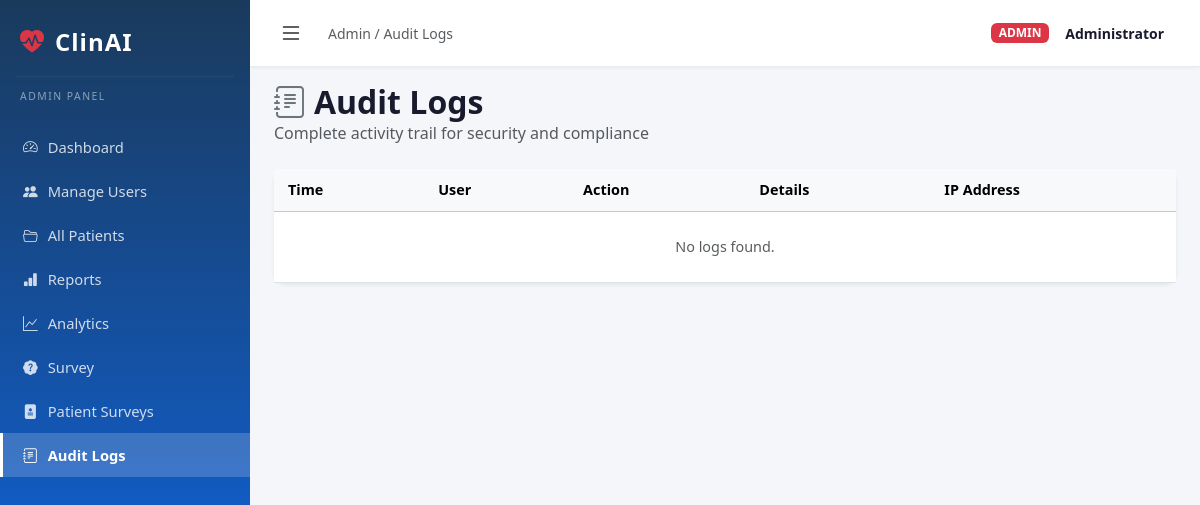
Before: /admin/audit (signed in) with the older database file.
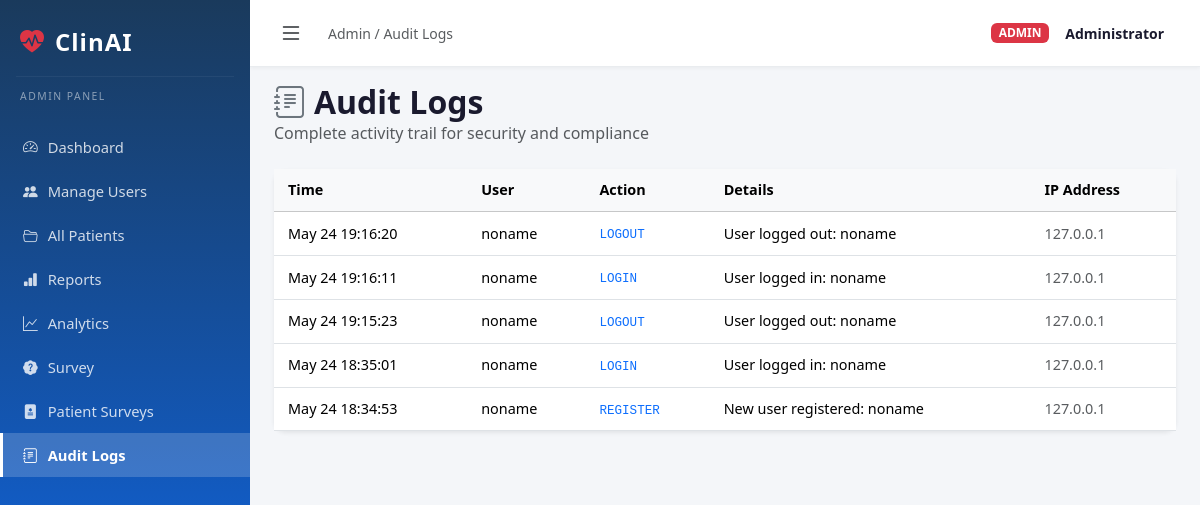
After: the same page with the newer database file.
### database/models.py (models this page shows, shortened)
class AuditLog(db.Model):
    __tablename__ = 'audit_logs'
    id = db.Column(db.Integer, primary_key=True)
    user_id = db.Column(db.Integer, db.ForeignKey('users.id'))
    action = db.Column(db.String(200))
    details = db.Column(db.Text)
    ip_address = db.Column(db.String(50))
    timestamp = db.Column(db.DateTime, default=datetime.utcnow)

class User(UserMixin, db.Model):
    __tablename__ = 'users'
    id = db.Column(db.Integer, primary_key=True)
    username = db.Column(db.String(80), unique=True, nullable=False)
    email = db.Column(db.String(120), unique=True, nullable=False)
    password_hash = db.Column(db.String(256), nullable=False)
    role = db.Column(db.String(20), default='user')  # 'admin' or 'user'
    full_name = db.Column(db.String(150))
    profession = db.Column(db.String(100))  # e.g. Doctor, Nurse, Technician
    department = db.Column(db.String(100))
    created_at = db.Column(db.DateTime, default=datetime.utcnow)
    is_active = db.Column(db.Boolean, default=True)
    patients = db.relationship('Patient', backref='created_by_user', lazy=True)
    consultations = db.relationship('Consultation', backref='doctor', lazy=True)
    logs = db.relationship('AuditLog', backref='user', lazy=True)
    def is_admin(self):
        return self.role == 'admin'

### routes/admin.py (the view)
@admin_bp.route('/audit')
@admin_required
def audit():
    logs = AuditLog.query.order_by(AuditLog.timestamp.desc()).limit(100).all()
    return render_template('admin/audit.html', logs=logs)

### app.py (called while the page is built)
def create_app():
    app = Flask(__name__)
    app.config.from_object(Config)
    db.init_app(app)
    login_manager = LoginManager()
    login_manager.init_app(app)
    login_manager.login_view = 'auth.login'
    login_manager.login_message = 'Please log in to access this page.'
    login_manager.login_message_category = 'warning'
    @login_manager.user_loader
    def load_user(user_id):
        return User.query.get(int(user_id))
    import json as _json
    @app.template_filter('from_json')
    def from_json(value):
        try:
            return _json.loads(value)
        except Exception:
            return {}
    app.register_blueprint(auth_bp)
    app.register_blueprint(admin_bp)
    app.register_blueprint(user_bp)
    with app.app_context():
        db.create_all()
        _seed_admin()
    return app

### routes/admin.py (called while the page is built)
def admin_required(f):
    @wraps(f)
    def decorated_function(*args, **kwargs):
        if not current_user.is_authenticated or not current_user.is_admin():
            flash('Access denied. Admin privileges required.', 'danger')
            return redirect(url_for('auth.login'))
        return f(*args, **kwargs)
    return decorated_function

### templates/admin/audit.html (shortened to what this page needs)
{% extends "base.html" %}
{% block breadcrumb %}Admin / Audit Logs{% endblock %}
{% block page_content %}
<div class="mb-4">
  <h2 class="fw-bold mb-0"><i class="bi bi-journal-text me-2 text-secondary"></i>Audit Logs</h2>
  <p class="text-muted">Complete activity trail for security and compliance</p>
</div>
<div class="card border-0 shadow-sm">
  <div class="card-body p-0">
    <table class="table table-hover mb-0 small">
      <thead class="table-light">
        <tr><th>Time</th><th>User</th><th>Action</th><th>Details</th><th>IP Address</th></tr>
      </thead>
      <tbody>
        {% for log in logs %}
        <tr>
          <td>{{ log.timestamp.strftime('%b %d %H:%M:%S') }}</td>
          <td>{{ log.user.username if log.user else 'System' }}</td>
          <td><code class="text-primary">{{ log.action }}</code></td>
          <td>{{ log.details }}</td>
          <td><span class="text-muted">{{ log.ip_address }}</span></td>
        </tr>
        {% else %}
        <tr><td colspan="5" class="text-center text-muted py-4">No logs found.</td></tr>
        {% endfor %}
      </tbody>
    </table>
  </div>
</div>
{% endblock %}

Changed rows visible on the page:
added AuditLog: timestamp "May 24 19:16:20", user "noname", action "LOGOUT", details "User logged out: noname", ip_address "127.0.0.1"
added AuditLog: timestamp "May 24 19:16:11", user "noname", action "LOGIN", details "User logged in: noname", ip_address "127.0.0.1"
added AuditLog: timestamp "May 24 19:15:23", user "noname", action "LOGOUT", details "User logged out: noname", ip_address "127.0.0.1"
added AuditLog: timestamp "May 24 18:35:01", user "noname", action "LOGIN", details "User logged in: noname", ip_address "127.0.0.1"
added AuditLog: timestamp "May 24 18:34:53", user "noname", action "REGISTER", details "New user registered: noname", ip_address "127.0.0.1"
Other visible differences:
text no longer shown: "No logs found."
